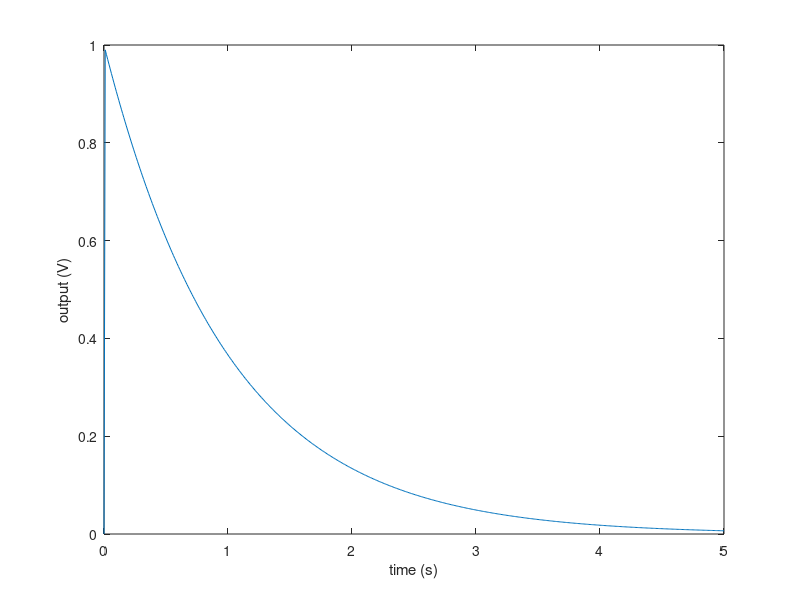

Source code (MATLAB):
function LinearRLC1

R = 1;
L = 1;
C = 1;
A = [-2/R/C, 1/C ; -1/L, 0];
B = [1/R/C ; 1/L];
C = [-1, 0];
D = 1;
dt = 0.01;

t = 0 : dt : 5;
N = length(t);
yArray = zeros(1, N);
x = [0 ; 0];
for i = 1 : N-1
    u = 1;
    xdot = A * x + B * u;
    x = x + xdot * dt;
    y = C * x + D * u;
    yArray(i+1) = y;
end

close all
plot(t, yArray)
xlabel('time (s)')
ylabel('output (V)')